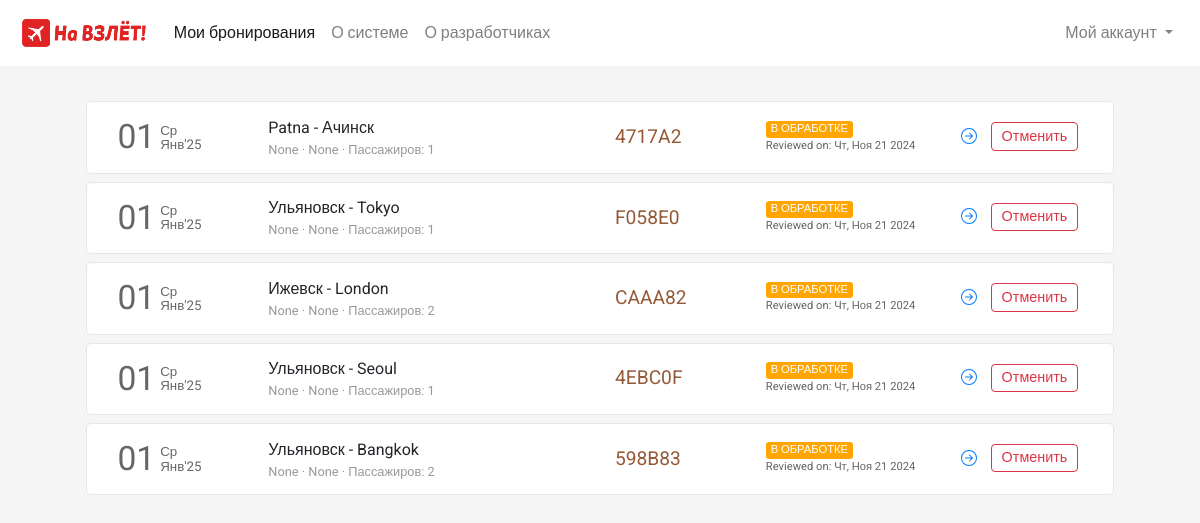
The page /flight/bookings (signed in) on the database as committed earlier.
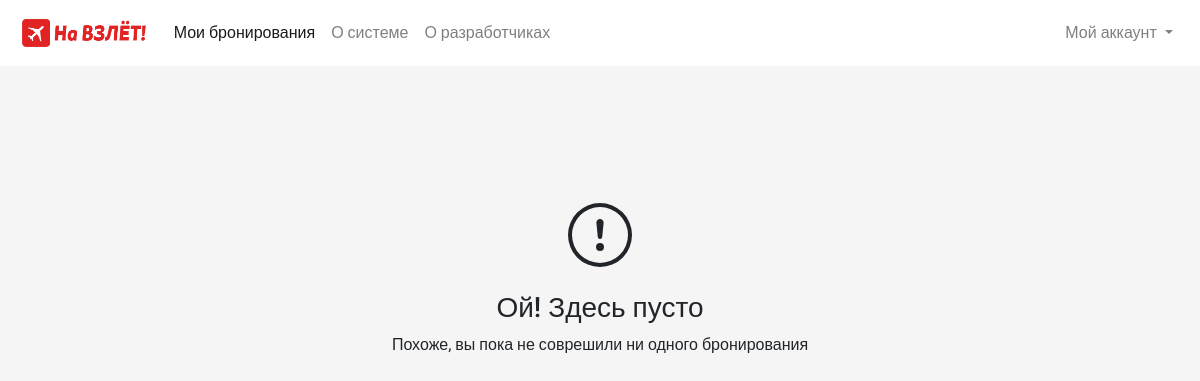
The same page on the database as committed later.
### flight/models.py (models this page shows, shortened)
class Ticket(models.Model):
    user = models.ForeignKey(User,on_delete=models.CASCADE,related_name="bookings", blank=True, null=True)
    ref_no = models.CharField(max_length=6, unique=True, null=True)
    flight = models.ForeignKey(Flight, on_delete=models.CASCADE, related_name="tickets", blank=True, null=True)
    mobile = models.CharField(max_length=45, null=True)
    email = models.EmailField(max_length=45, null=True)
    passengers = models.ManyToManyField(Passenger, null=True, default=None, related_name="flight_tickets")
    status = models.CharField(max_length=45, choices=TICKET_STATUS, default='PENDING')
    booking_date = models.DateTimeField(default=datetime.now)
    @property
    def depart_date(self):
        return self.flight.depart_datetime.date()
    @property
    def transport_company(self):
        return self.flight.transport_company_name
    @property
    def plane(self):
        return self.flight.plane_name

class Flight(models.Model):
    code = models.CharField(max_length=6, unique=True, null=False, default="AB1234")
    origin = models.ForeignKey(Place, on_delete=models.CASCADE, related_name="departures")
    destination = models.ForeignKey(Place, on_delete=models.CASCADE, related_name="arrivals")
    depart_datetime = models.DateTimeField(null=False, default=datetime(2025, 1, 1, 0, 0))
    arrival_datetime = models.DateTimeField(null=False, default=datetime(2025, 1, 2, 0, 0))
    economy_seat_cost = models.FloatField(null=False, default=1.0)
    business_seat_cost = models.FloatField(null=False, default=1.0)
    active = models.BooleanField(default=True)
    planeid = models.ForeignKey(Plane, null=True, on_delete=models.CASCADE)
    @property
    def transport_company_name(self):
        return self.planeid.transport_company.name if self.planeid and self.planeid.transport_company else None
    @property
    def plane_name(self):
        return self.planeid.name if self.planeid else None

class Place(models.Model):
    city = models.CharField(
        max_length=25,
        validators=[
            RegexValidator(r'^[a-zA-Zа-яА-Я\s\-]{3,25}$', 'Only letters, spaces, and hyphens allowed.')
        ],
        null=False
    )
    code = models.CharField(
        max_length=4,
        validators=[
            RegexValidator(r'^[a-zA-Zа-яА-Я]{3,4}$', 'Only letters allowed.')
        ],
        null=False
    )

### flight/views.py (the view)
# urls.py: path('flight/bookings', views.bookings, name="bookings"),
def bookings(request):
    if request.user.is_authenticated:
        tickets = Ticket.objects.filter(user=request.user).order_by('-booking_date')
        return render(request, 'flight/bookings.html', {
            'page': 'bookings',
            'tickets': tickets
        })
    else:
        return HttpResponseRedirect(reverse('login'))

### flight/templates/flight/bookings.html (shortened to what this page needs)
{% extends 'flight/layout.html' %}
{% load static %}
{% block head %}
    <link rel="stylesheet" href="{% static 'css/bookings_style.css' %}">
{% endblock head %}
{% block body %}
    <section class="section section1">
        <div class="container">
            {% if tickets %}
                {% for ticket in tickets %}
                    <div class="row each-booking-div" id="{{ticket.ref_no}}">
                        <div class="col-2" style="display: flex;">
                            <div style="display: flex; color: #666666; margin-top: auto;">
                                <div>
                                    <span style="font-size: 2.1em;">{{ticket.depart_date | date:"d"}}</span>
                                </div>
                                <div style="font-size: smaller; display: flex; margin: auto 0; padding-left: 5px; line-height: 1em;">
                                    <div style="margin: auto;">
                                        <div style="margin-bottom: 1px;">{{ticket.depart_date | date:"D"}}</div>
                                        <div style="margin-top: 1px;">{{ticket.depart_date | date:"M'y"}}</div>
                                    </div>
                                </div>
                            </div>
                        </div>
                        <div class="col-4 middle-div">
                            <div style="width:100%">
                                <div class="row places-div" style=" display: flex;">
                                    <div style="max-width: 45%;">{{ticket.flight.origin.city}}</div>
                                    <div>&nbsp;-&nbsp;</div>
                                    <div style="max-width: 45%;">{{ticket.flight.destination.city}}</div>
                                </div>
                                <div class="row places-div" style="font-size: .8em; color: #999999; ">
                                    <div style="max-width: 100%;">{{ticket.transport_company}} &middot; {{ticket.plane}} &middot; Пассажиров: {{ticket.passengers.count}} </div>
                                </div>
                            </div>
                        </div>
                        <div class="col-2 middle-div">
                            <div style="font-size: 1.2em; color: #945937;">{{ticket.ref_no}}</div>
                        </div>
                        <div class="col-2 middle-div">
                            <div>
                                <div class="row status-div">
                                    {% if ticket.status == 'PENDING' %}
                                        <div class="orange">В ОБРАБОТКЕ</div>
                                    {% endif %}
                                </div>
                                <div class="row booking-date-div" style="font-size: .7em; color: #666;">
                                    {% if ticket.status == 'PENDING' %}
                                        Reviewed on: {{ticket.booking_date | date:"D, M d Y"}}
                                    {% endif %}
                                </div>
                            </div>
                        </div>
                        <div class="col-2 last-div">
                            <div>
                                <div class="ticket-action-div">
                                    {% if ticket.status == 'PENDING' %}
                                        <form action="{% url 'resumebooking' %}" method="POST">
                                            <button type="submit" class="btn btn-outline-primary btnp rbtn">
                                            </button>
                                        </form>
                                        <button type="button" class="btn btn-outline-danger btnp cbtn" data-ref="{{ticket.ref_no}}" onclick="popup(this)">Отменить</button>
                                    {% endif %}
                                </div>
                            </div>
                        </div>
                    </div>
                {% endfor %}
            {% else %}
                <div style="height: 100%; width:100%; padding: 10%;">
                    <div style="text-align: center; margin: auto;">
                        <br><br>
                        <h3>Ой! Здесь пусто</h3>
                        <p>
                            Похоже, вы пока не соврешили ни одного бронирования
                        </p>
                    </div>
                </div>
            {% endif %}
        </div>
    </section>
{% endblock %}

### flight/templates/flight/layout.html (shortened to what this page needs)
{% load static %}
<!DOCTYPE html>
<html lang="en">
<head>
  <link rel="stylesheet" href="https://stackpath.bootstrapcdn.com/bootstrap/4.4.1/css/bootstrap.min.css">
  <link rel="stylesheet" href="https://use.typekit.net/cav5lva.css">
  <link rel="stylesheet" href="{% static 'css/layout_style.css' %}">
  {% block head %}
  {% endblock %}
</head>
<body>
  <div class="container-fluid">
    <nav class="navbar navbar-expand-lg navbar-light">
      <a class="navbar-brand" href="{% url 'index' %}">
          <img src="{% static 'img/icon_logo.png' %}" height="34" alt="">
      </a>
      <div class="collapse navbar-collapse" id="navbarSupportedContent">
        <ul class="navbar-nav mr-auto">
          <li class="nav-item {% if page == 'bookings' %}active{% endif %}">
            <a class="nav-link" href="{% url 'bookings' %}">Мои бронирования</a>
          </li>
          <li class="nav-item">
            <a class="nav-link" href="{% url 'about_system' %}">О системе</a>
          </li>
          <li class="nav-item">
            <a class="nav-link" href="{% url 'about_devs' %}">О разработчиках</a>
          </li>
        </ul>
        <ul class="navbar-nav">
          {% if not user.is_authenticated %}
            <li class="nav-item">
              <button class="btn btn-outline-danger" style="border-radius: 25rem;" onclick="window.location.href = '/login';">
                <svg width="1.1em" height="1.1em" viewBox="0 1.5 16 16" class="bi bi-person-fill" fill="currentColor" xmlns="http://www.w3.org/2000/svg">
                  <path fill-rule="evenodd" d="M3 14s-1 0-1-1 1-4 6-4 6 3 6 4-1 1-1 1H3zm5-6a3 3 0 1 0 0-6 3 3 0 0 0 0 6z"/>
                </svg>
                Авторизация
              </button>
            </li>
          {% else %}
            <li class="nav-item dropdown my-account">
              <a class="nav-link dropdown-toggle" href="#" id="navbarDropdown" role="button" data-toggle="dropdown" aria-haspopup="true" aria-expanded="false">
                Мой аккаунт
              </a>
            </li>
          {% endif %}
        </ul>
      </div>
    </nav>
    <main>
      {% block body %}{% endblock %}
    </main>
  </div>
</body>
</html>

### flight/static/css/layout_style.css (style rules this page uses)
body { margin: 0px; padding: 0px; font-family: "Rubik", sans-serif; font-weight: normal; font-style: normal; min-width: 250px; }
.container-fluid { padding-left: 0px; padding-right: 0px; }
.navbar { padding: .7rem 1.2rem; background-color: #fff; transition-duration: .2s; }
.section { background-size: cover; background-position: center; background-repeat: no-repeat; padding: 30px 50px; min-height: 100vh; }

### flight/static/css/bookings_style.css (style rules this page uses)
* { font-family: 'Roboto', sans-serif; }
body { background-color: #f5f5f5; word-wrap: break-word; }
.container { cursor: pointer; }

Rows that differ between the two databases and show on the page:
removed Ticket: depart_date "01", depart_date "Ср", depart_date "Янв'25", flight.origin.city "Patna", flight.destination.city "Ачинск", transport_company "None", plane "None", passengers.count "1", ref_no "4717A2", status "В ОБРАБОТКЕ", booking_date "Чт, Ноя 21 2024"
removed Ticket: depart_date "01", depart_date "Ср", depart_date "Янв'25", flight.origin.city "Ульяновск", flight.destination.city "Tokyo", transport_company "None", plane "None", passengers.count "1", ref_no "F058E0", status "В ОБРАБОТКЕ", booking_date "Чт, Ноя 21 2024"
removed Ticket: depart_date "01", depart_date "Ср", depart_date "Янв'25", flight.origin.city "Ижевск", flight.destination.city "London", transport_company "None", plane "None", passengers.count "2", ref_no "CAAA82", status "В ОБРАБОТКЕ", booking_date "Чт, Ноя 21 2024"
removed Ticket: depart_date "01", depart_date "Ср", depart_date "Янв'25", flight.origin.city "Ульяновск", flight.destination.city "Seoul", transport_company "None", plane "None", passengers.count "1", ref_no "4EBC0F", status "В ОБРАБОТКЕ", booking_date "Чт, Ноя 21 2024"
removed Ticket: depart_date "01", depart_date "Ср", depart_date "Янв'25", flight.origin.city "Ульяновск", flight.destination.city "Bangkok", transport_company "None", plane "None", passengers.count "2", ref_no "598B83", status "В ОБРАБОТКЕ", booking_date "Чт, Ноя 21 2024"
Other text that changed with them:
text now shown: "Ой! Здесь пусто Похоже, вы пока не соврешили ни одного бронирования"
